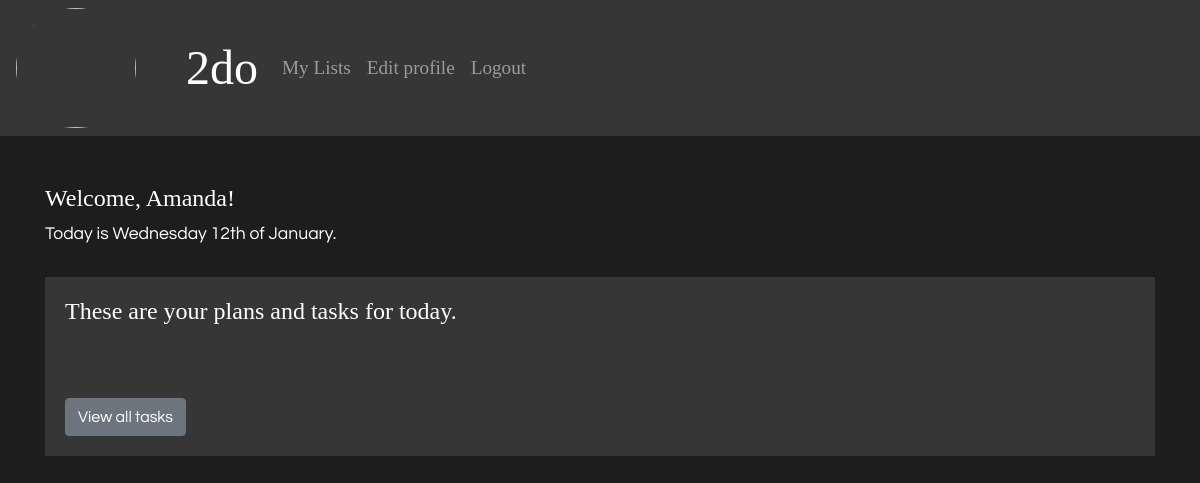
The page / (signed in) on the database as committed earlier.
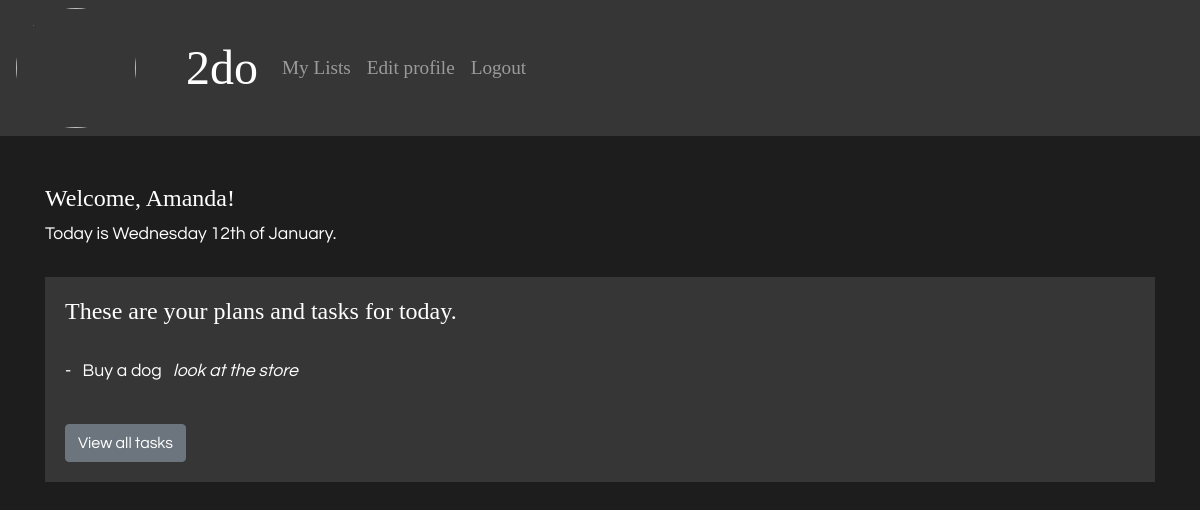
The same page on the database as committed later.
### tables this page shows
CREATE TABLE tasks (id integer primary key autoincrement, title varchar, description varchar, deadline date, completed boolean, list_id integer);

### app/config.php (called while the page is built, shortened)
<?php
return [
    'title' => '2do',
    'database_path' => sprintf('sqlite:%s/database/database.db', __DIR__),
];

### app/autoload.php (called while the page is built, shortened)
<?php
require __DIR__ . '/functions.php';
$config = require __DIR__ . '/config.php';

### app/functions.php (called while the page is built, shortened)
<?php
function getTodaysTasks(PDO $database): array
{
    $today = date("Y-m-d");
    $sql = $database->prepare('SELECT tasks.* FROM tasks LEFT JOIN lists ON tasks.list_id = lists.id WHERE deadline = :deadline AND user_id = :id;
    ');
    $sql->bindParam(':id', $_SESSION['user']['id'], PDO::PARAM_INT);
    $sql->bindParam(':deadline', $today);
    $sql->execute();
    $taskToday = $sql->fetchAll(PDO::FETCH_ASSOC);
    return $taskToday;
}

### index.php (the view, shortened to what this page needs)
<?php require __DIR__ . '/app/autoload.php'; ?>
<?php require __DIR__ . '/views/header.php'; ?>
<article>
    <div class="login-intro">
        <?php if (isset($_SESSION['user'])) : ?>
            <h2>Welcome, <?php echo $_SESSION['user']['username']; ?>! </h2>
            <p> <?php echo "Today is " . date("l jS \of F"); ?>.</p>
            <div class="welcome-box">
                <h2>These are your plans and tasks for today. </h2>
                <br>
                <?php $taskToday = getTodaysTasks($database); ?>
                <?php foreach ($taskToday as $task) : ?>
                    <ul>
                        <p> - <?= "&nbsp&nbsp" ?><?= $task['title'];
                                                    echo "&nbsp&nbsp" ?> </b>
                            <i> <?= $task['description']; ?></i>
                    </ul>
                <?php endforeach; ?>
                <div class="to-see">
                    <button class="btn btn-secondary"> <a href=/mylists.php>View all tasks</button></a>
                </div>
            </div>
        <?php endif; ?>
</article>
<?php require __DIR__ . '/views/footer.php'; ?>

### views/header.php (shortened to what this page needs)
<!DOCTYPE html>
<html lang="en">
<head>
    <link rel="stylesheet" href="https://cdn.jsdelivr.net/npm/bootstrap@4.5.3/dist/css/bootstrap.min.css">
    <link rel="stylesheet" href="/assets/styles/global.css">
    <link rel="stylesheet" href="/assets/styles/nav.css">
    <link rel="stylesheet" href="/assets/styles/index.css">
    <link rel="stylesheet" href="/assets/styles/typography.css">
    <link rel="stylesheet" href="/assets/styles/forms.css">
    <link rel="stylesheet" href="/assets/styles/profile.css">
</head>
<body>
    <?php require __DIR__ . '/navigation.php'; ?>
    <div class="container py-5">

### views/navigation.php (shortened to what this page needs)
<nav class="navbar navbar-expand-lg navbar-dark">
    <?php if (isset($_SESSION['user']['image_url'])) : ?>
        <div class="profile">
            <img src="/upload/<?php echo $_SESSION['user']['image_url'] ?> ">
        </div>
    <?php endif; ?>
    <a class="navbar-brand" href="index.php"><?php echo $config['title']; ?></a>
    <ul class="navbar-nav">
        <?php if (isset($_SESSION['user'])) : ?>
            <li class="nav-item">
                <a class="nav-link <?php echo $_SERVER['SCRIPT_NAME'] === '/mylists.php' ? 'active' : ''; ?>" href="/mylists.php">My Lists</a>
            </li>
            <li class="nav-item">
                <a class="nav-link <?php echo $_SERVER['SCRIPT_NAME'] === '/profile.php' ? 'active' : ''; ?>" href="/profile.php">Edit profile</a>
            </li>
            <li> <a class="nav-link" href="/app/users/logout.php">Logout</a>
            </li>
        <?php endif; ?>
    </ul>
</nav>

### views/footer.php (shortened to what this page needs)
</div>
</body>
</html>

### assets/styles/global.css (style rules this page uses)
* { box-sizing: border-box; margin: 0; padding: 0; }
body { background-color: rgb(29, 29, 29); color: white; height: 100%; }
ul { display: flex; }

### assets/styles/nav.css (style rules this page uses)
.navbar { background-color: rgb(54, 54, 54); }
.navbar a { color: lightgray; }
.profile img { width: 120px; height: 120px; object-fit: cover; object-position: center; margin-right: 50px; border-radius: 50%; }

### assets/styles/index.css (style rules this page uses)
.login-intro p { font-family: Questrial; font-size: 1.5rem; }
.welcome-box { background-color: #363636; padding: 20px; margin-top: 30px; }
.to-see { margin-top: 40px; color: #838282; }

### assets/styles/typography.css (style rules this page uses)
h2 { font-family: Syne; font-size: 1.5rem; }
a { text-decoration: none; color: white; }
p { font-family: Questrial; margin: 0px; }
.nav-link { font-family: Syne; font-size: 1.2rem; }
.navbar-brand { font-family: Syne; font-size: 3rem; }
.form-text, label, input, button { font-family: Questrial; font-size: 16.5px; }
.login-intro p { font-family: Questrial; font-size: 1.1rem; }

Rows that differ between the two databases and show on the page:
added tasks: title "Buy a dog", description "look at the store"
